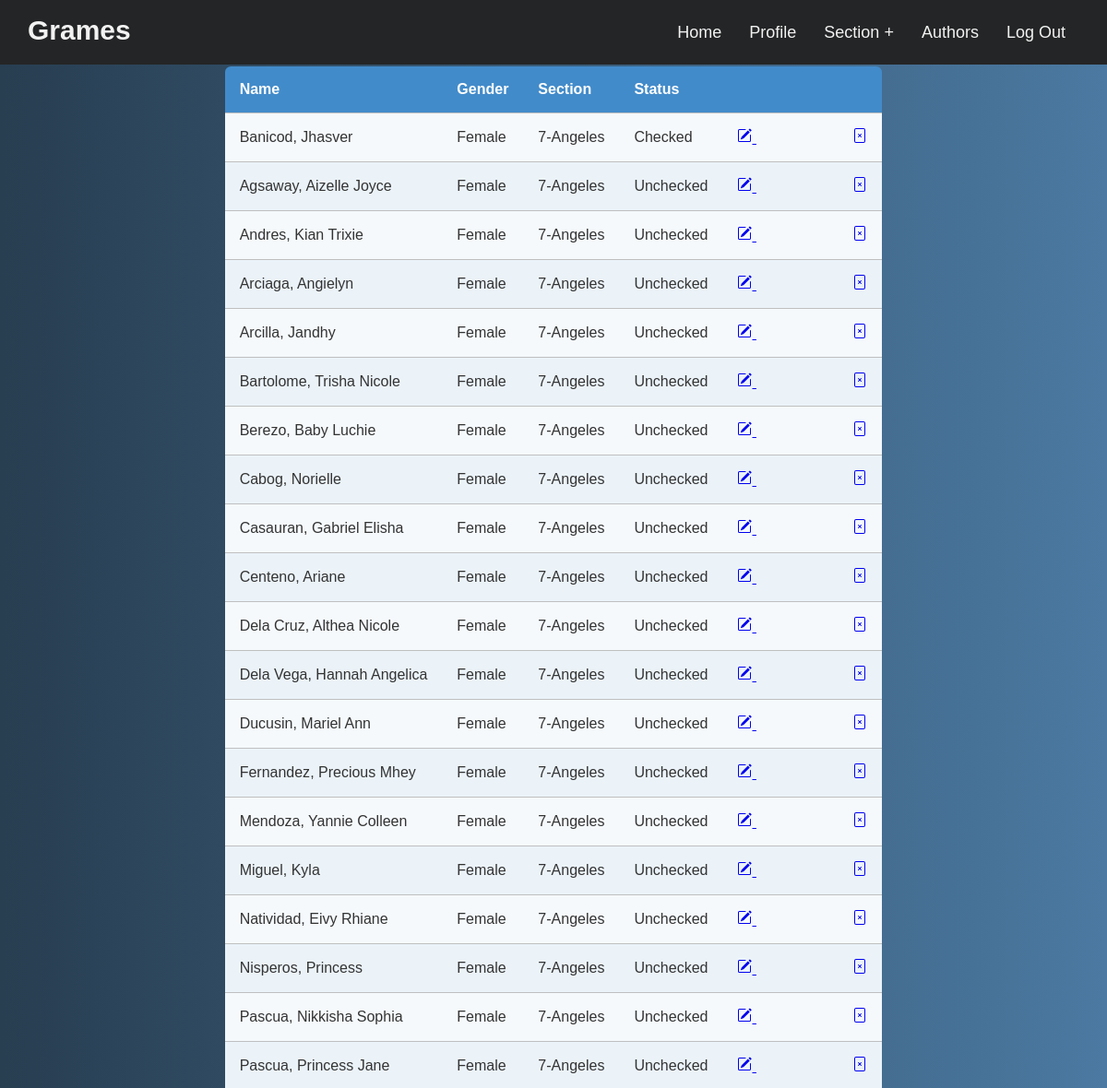
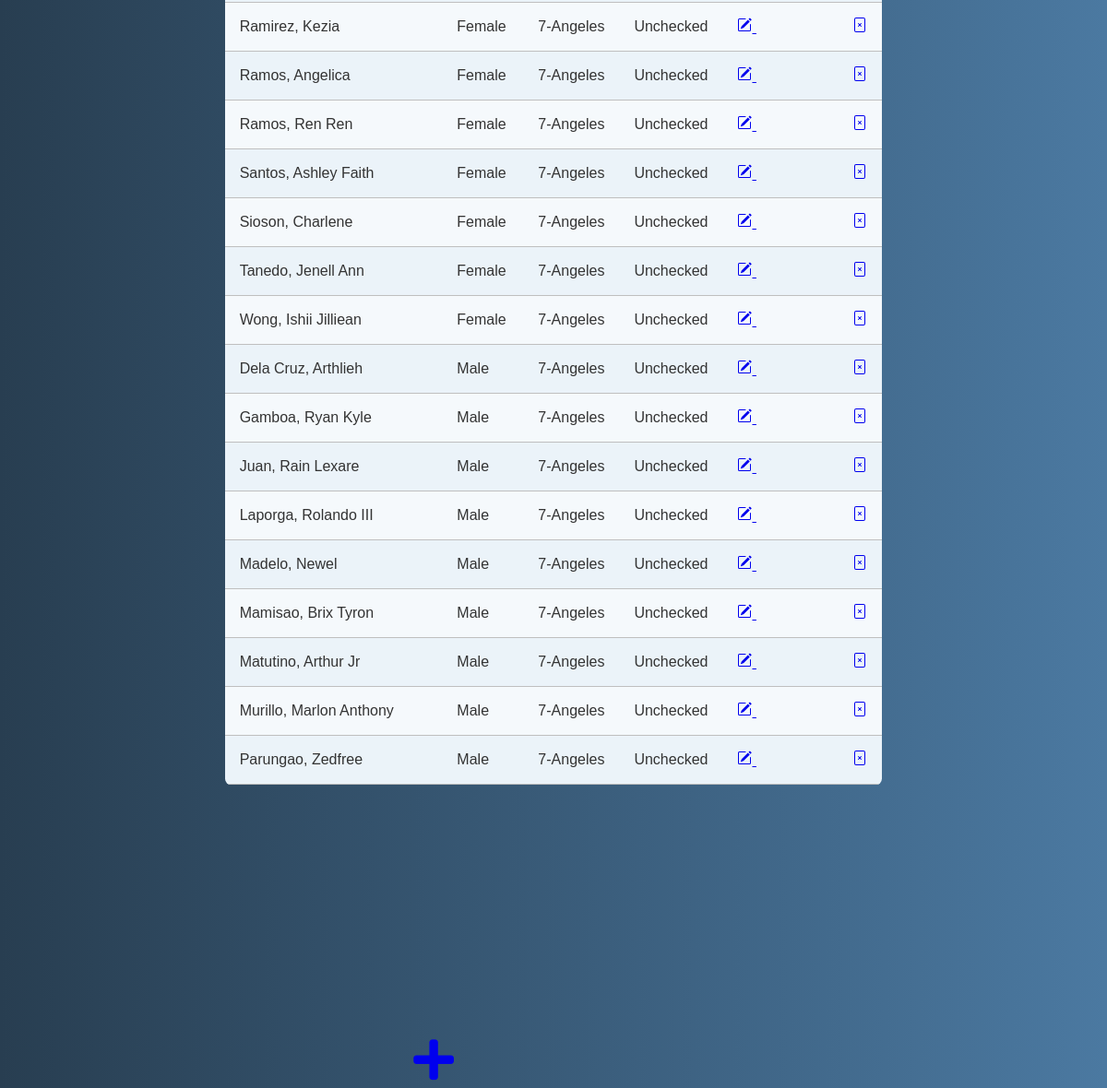
Page /sections/angeles_spj.php (signed in) on the committed database (2 pictures, top to bottom).
### tables this page shows
CREATE TABLE `student` (
  `student_id` int(11) NOT NULL,
  `firstname` varchar(100) NOT NULL,
  `lastname` varchar(100) NOT NULL,
  `section` varchar(100) NOT NULL,
  `gender` varchar(100) NOT NULL,
  `status` varchar(100) NOT NULL,
  `fil1` varchar(100) NOT NULL,
  `fil2` varchar(100) NOT NULL,
  `fil3` varchar(100) NOT NULL,
  `fil4` varchar(100) NOT NULL,
  `fil5` varchar(100) NOT NULL,
  `eng1` varchar(100) NOT NULL,
  `eng2` varchar(100) NOT NULL,
  `eng3` varchar(100) NOT NULL,
  `eng4` varchar(100) NOT NULL,
  `eng5` varchar(100) NOT NULL,
  `math1` varchar(100) NOT NULL,
  `math2` varchar(100) NOT NULL,
  `math3` varchar(100) NOT NULL,
  `math4` varchar(100) NOT NULL,
  `math5` varchar(100) NOT NULL,
  `scie1` varchar(100) NOT NULL,
  `scie2` varchar(100) NOT NULL,
  `scie3` varchar(100) NOT NULL,
  `scie4` varchar(100) NOT NULL,
  `scie5` varchar(100) NOT NULL,
  `ap1` varchar(100) NOT NULL,
  `ap2` varchar(100) NOT NULL,
  `ap3` varchar(100) NOT NULL,
  `ap4` varchar(100) NOT NULL,
  `ap5` varchar(100) NOT NULL,
  `esp1` varchar(100) NOT NULL,
  `esp2` varchar(100) NOT NULL,
  `esp3` varchar(100) NOT NULL,
  `esp4` varchar(100) NOT NULL,
  `esp5` varchar(100) NOT NULL,
  `tle1` varchar(100) NOT NULL,
  `tle2` varchar(100) NOT NULL,
  `tle3` varchar(100) NOT NULL,
  `tle4` varchar(100) NOT NULL,
  `tle5` varchar(100) NOT NULL,
  `mapeh1` varchar(100) NOT NULL,
  `mapeh2` varchar(100) NOT NULL,
  `mapeh3` varchar(100) NOT NULL,
  `mapeh4` varchar(100) NOT NULL,
  `mapeh5` varchar(100) NOT NULL,
  `music1` varchar(100) NOT NULL,
  `music2` varchar(100) NOT NULL,
  `music3` varchar(100) NOT NULL,
  `music4` varchar(100) NOT NULL,
  `music5` varchar(100) NOT NULL,
  `arts1` varchar(100) NOT NULL,
  `arts2` varchar(100) NOT NULL,
  `arts3` varchar(100) NOT NULL,
  `arts4` varchar(100) NOT NULL,
  `arts5` varchar(100) NOT NULL,
  `pe1` varchar(100) NOT NULL,
  `pe2` varchar(100) NOT NULL,
  `pe3` varchar(100) NOT NULL,
  `pe4` varchar(100) NOT NULL,
  `pe5` varchar(100) NOT NULL,
  `health1` varchar(100) NOT NULL,
  `health2` varchar(100) NOT NULL,
  `health3` varchar(100) NOT NULL,
  `health4` varchar(100) NOT NULL,
  `health5` varchar(100) NOT NULL,
  `research1` varchar(100) NOT NULL,
  `research2` varchar(100) NOT NULL,
  `research3` varchar(100) NOT NULL,
  `research4` varchar(100) NOT NULL,
  `research5` varchar(100) NOT NULL,
  `gen1` varchar(100) NOT NULL,
  `gen2` varchar(100) NOT NULL,
  `gen3` varchar(100) NOT NULL,
  `gen4` varchar(100) NOT NULL,
  `genaverage` varchar(100) NOT NULL
);

### sections/student_table.php (the view, shortened to what this page needs)
<div class="container">
  <table class="rwd-table">
    <tbody>
    <tr>
        <th>Name</th>
        <th>Gender</th>
        <th>Section</th>
        <th>Status</th>
        <th></th>
      </tr>
    <?php
    @include 'dbcon.php';
	$query = mysqli_query($conn,"select * from student where section = '$page_id' ORDER BY lastname && gender DESC") or die(mysqli_error());
	while ($row = mysqli_fetch_array($query)) {
		$id = $row['student_id'];
		?>
      <tr>
        <td data-th="Name">
        <?php echo $row['lastname']; ?>, <?php echo $row['firstname']; ?>
        </td>
        <td data-th="Gender">
        <?php echo $row['gender']; ?>
        </td>
        <td data-th="section">
        <?php echo $row['section']; ?>
        </td>
        <td data-th="Status">
        <?php echo $row['status']; ?>
        </td>
        <td data-th="Edit Delete">
        <a href="edit<?php echo $row['section']; ?>.php<?php echo '?id='.$id; ?>">
        </a> <span class="tab"></span>
        <a href="delete_student.php?id=<?php echo $row['student_id']; ?>">
        </a>
        </td>
      </tr>
      <?php } ?>
    </tbody>
  </table>
</div>

### sections/angeles_spj.php (shortened to what this page needs)
<?php include('dbcon.php'); ?>
<?php $page_id = '7-Angeles'; ?>
<!DOCTYPE html>
<html>
<head>
    <link rel="stylesheet" href="https://cdnjs.cloudflare.com/ajax/libs/font-awesome/5.15.3/css/all.min.css"/>
</head>
<body>
  <nav>
    <div class="wrapper">
      <div class="logo"><a href="#"> Grames</a></div>
      <ul class="nav-links">
        <li><a href="../navbar_teacher.php">Home</a></li>
        <li><a href="../teacher_profile.php">Profile</a></li>
        <li>
          <a href="#" class="desktop-item">Section +</a>
        </li>
        <li><a href="../authors.php">Authors</a></li>
        <li><a href="logout.php">Log Out</a></li>
      </ul>
    </div>
  </nav>
  <div>
    <br>
    <br>
    <br>
    <br>
<?php include('student_table.php'); ?>
  <button class="open-modal" data-target="modal-1"><a href="add_student.php"><i class="fa fa-plus"></i></a></button>
  </div>
</body>
</html>

### sections/angeles_spj.php (style rules this page uses)
* { margin: 0; padding: 0; box-sizing: border-box; font-family: 'Chicken Quiche', sans-serif; }
nav { position: fixed; z-index: 99; width: 100%; background: #242526; }
nav .wrapper { position: relative; max-width: 1300px; padding: 0px 30px; height: 70px; line-height: 70px; margin: auto; display: flex; align-items: center; justify-content: space-between; }
.wrapper .logo a { color: #f2f2f2; font-size: 30px; font-weight: 600; text-decoration: none; }
.wrapper .nav-links { display: inline-flex; }
.nav-links li { list-style: none; }
.nav-links li a { color: #f2f2f2; text-decoration: none; font-size: 18px; font-weight: 500; padding: 9px 15px; border-radius: 5px; transition: all 0.3s ease; }
.open-modal { bottom:-270px; left:35%; width:100px; height:40px; background-color: transparent; border: 1px solid transparent; position: relative; z-index: 2; font-size: 50px; }

### sections/student_table.php (style rules this page uses)
* { font-family: 'Chicken Quiche', sans-serif; }
.rwd-table { margin: auto; min-width: 300px; max-width: 100%; border-collapse: collapse; }
.rwd-table tr:first-child { border-top: none; background: #428bca; color: #fff; }
.rwd-table tr { border-top: 1px solid #ddd; border-bottom: 1px solid #ddd; background-color: #f5f9fc; }
.rwd-table tr:nth-child(odd):not(:first-child) { background-color: #ebf3f9; }
.rwd-table th { display: none; }
.rwd-table td { display: block; }
.rwd-table td:first-child { margin-top: .5em; }
.rwd-table td:last-child { margin-bottom: .5em; }
.rwd-table td:before { content: attr(data-th) ": "; font-weight: bold; width: 120px; display: inline-block; color: #000; }
.rwd-table th, .rwd-table td { text-align: left; }
.rwd-table { color: #333; border-radius: .4em; overflow: hidden; }
.rwd-table tr { border-color: #bfbfbf; }
.rwd-table th, .rwd-table td { padding: .5em 1em; }
@media screen and (min-width: 600px) { .rwd-table td:before { display: none; } }
@media screen and (min-width: 600px) { .rwd-table th, .rwd-table td { display: table-cell; padding: .25em .5em; } }
@media screen and (min-width: 600px) { .rwd-table th:first-child, .rwd-table td:first-child { padding-left: 0; } }
@media screen and (min-width: 600px) { .rwd-table th:last-child, .rwd-table td:last-child { padding-right: 0; } }
@media screen and (min-width: 600px) { .rwd-table th, .rwd-table td { padding: 1em !important; } }
body { background: #4B79A1; background: -webkit-linear-gradient(to left, #4B79A1 , #283E51); background: linear-gradient(to left, #4B79A1 , #283E51); }
.container { display: block; text-align: center; }

### rows in the picture
student: lastname "Banicod", firstname "Jhasver", gender "Female", section "7-Angeles", status "Checked"
student: lastname "Agsaway", firstname "Aizelle Joyce", gender "Female", section "7-Angeles", status "Unchecked"
student: lastname "Andres", firstname "Kian Trixie", gender "Female", section "7-Angeles", status "Unchecked"
student: lastname "Arciaga", firstname "Angielyn", gender "Female", section "7-Angeles", status "Unchecked"
student: lastname "Arcilla", firstname "Jandhy", gender "Female", section "7-Angeles", status "Unchecked"
student: lastname "Bartolome", firstname "Trisha Nicole", gender "Female", section "7-Angeles", status "Unchecked"
student: lastname "Berezo", firstname "Baby Luchie", gender "Female", section "7-Angeles", status "Unchecked"
student: lastname "Cabog", firstname "Norielle", gender "Female", section "7-Angeles", status "Unchecked"
student: lastname "Casauran", firstname "Gabriel Elisha", gender "Female", section "7-Angeles", status "Unchecked"
student: lastname "Centeno", firstname "Ariane", gender "Female", section "7-Angeles", status "Unchecked"
student: lastname "Dela Cruz", firstname "Althea Nicole", gender "Female", section "7-Angeles", status "Unchecked"
student: lastname "Dela Vega", firstname "Hannah Angelica", gender "Female", section "7-Angeles", status "Unchecked"
student: lastname "Ducusin", firstname "Mariel Ann", gender "Female", section "7-Angeles", status "Unchecked"
student: lastname "Fernandez", firstname "Precious Mhey", gender "Female", section "7-Angeles", status "Unchecked"
student: lastname "Mendoza", firstname "Yannie Colleen", gender "Female", section "7-Angeles", status "Unchecked"
student: lastname "Miguel", firstname "Kyla", gender "Female", section "7-Angeles", status "Unchecked"
student: lastname "Natividad", firstname "Eivy Rhiane", gender "Female", section "7-Angeles", status "Unchecked"
student: lastname "Nisperos", firstname "Princess", gender "Female", section "7-Angeles", status "Unchecked"
student: lastname "Pascua", firstname "Nikkisha Sophia", gender "Female", section "7-Angeles", status "Unchecked"
student: lastname "Pascua", firstname "Princess Jane", gender "Female", section "7-Angeles", status "Unchecked"
student: lastname "Ramirez", firstname "Kezia", gender "Female", section "7-Angeles", status "Unchecked"
student: lastname "Ramos", firstname "Angelica", gender "Female", section "7-Angeles", status "Unchecked"
student: lastname "Ramos", firstname "Ren Ren", gender "Female", section "7-Angeles", status "Unchecked"
student: lastname "Santos", firstname "Ashley Faith", gender "Female", section "7-Angeles", status "Unchecked"
student: lastname "Sioson", firstname "Charlene", gender "Female", section "7-Angeles", status "Unchecked"
student: lastname "Tanedo", firstname "Jenell Ann", gender "Female", section "7-Angeles", status "Unchecked"
student: lastname "Wong", firstname "Ishii Jilliean", gender "Female", section "7-Angeles", status "Unchecked"
student: lastname "Dela Cruz", firstname "Arthlieh", gender "Male", section "7-Angeles", status "Unchecked"
student: lastname "Gamboa", firstname "Ryan Kyle", gender "Male", section "7-Angeles", status "Unchecked"
student: lastname "Juan", firstname "Rain Lexare", gender "Male", section "7-Angeles", status "Unchecked"
student: lastname "Laporga", firstname "Rolando III", gender "Male", section "7-Angeles", status "Unchecked"
student: lastname "Madelo", firstname "Newel", gender "Male", section "7-Angeles", status "Unchecked"
student: lastname "Mamisao", firstname "Brix Tyron", gender "Male", section "7-Angeles", status "Unchecked"
student: lastname "Matutino", firstname "Arthur Jr", gender "Male", section "7-Angeles", status "Unchecked"
student: lastname "Murillo", firstname "Marlon Anthony", gender "Male", section "7-Angeles", status "Unchecked"
student: lastname "Parungao", firstname "Zedfree", gender "Male", section "7-Angeles", status "Unchecked"
